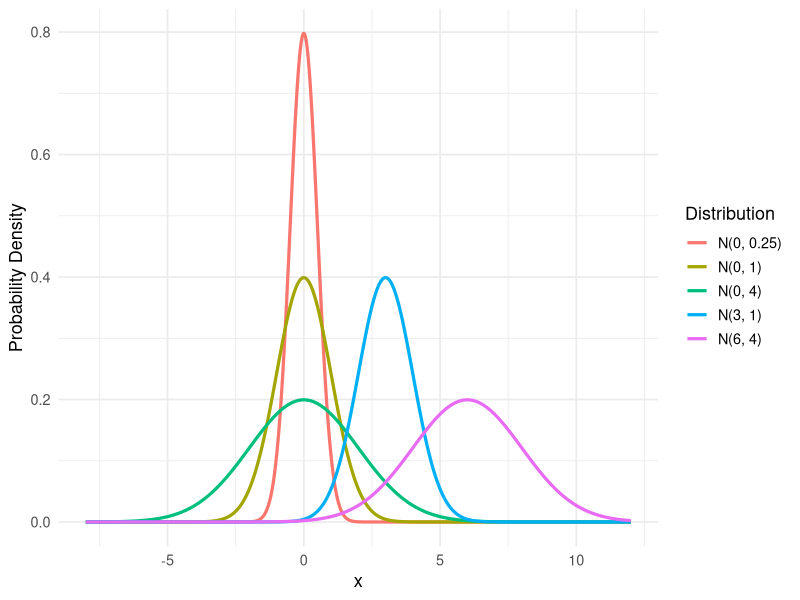
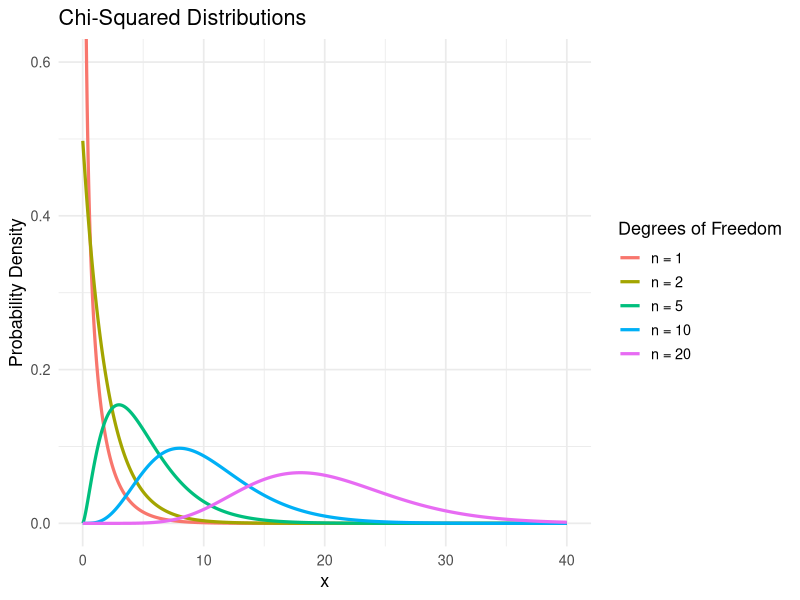
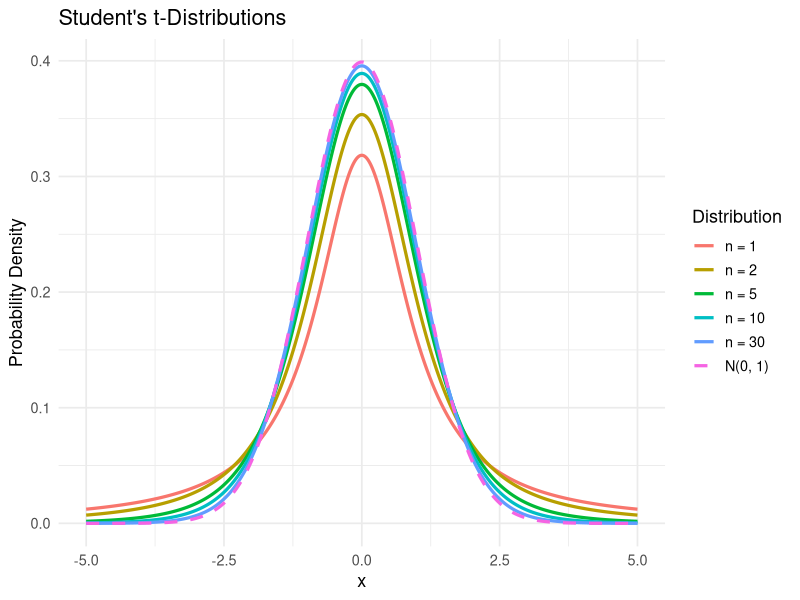
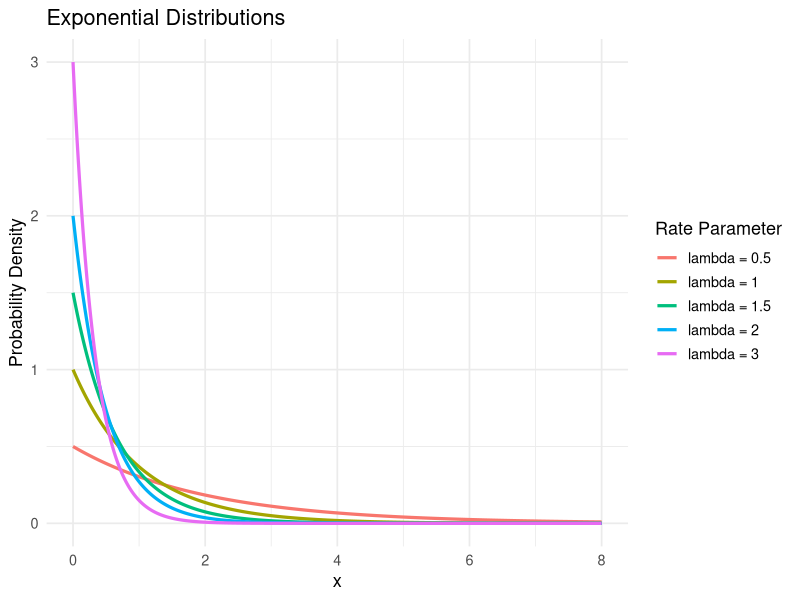
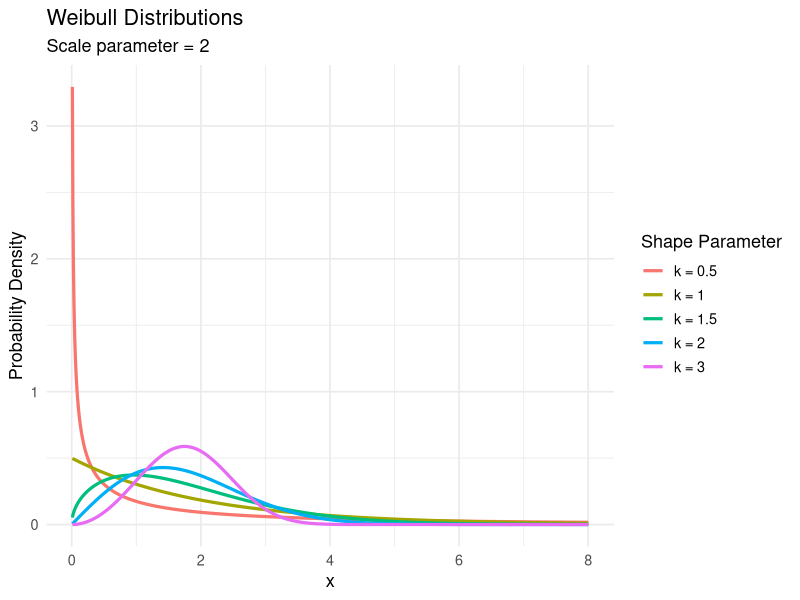

Here is the R script that generated these plots, in order:
## ---- chunk 1
library(ggplot2)

x <- seq(-8, 12, length.out = 1000)

df <- data.frame(
  x = rep(x, 5),
  density = c(
    dnorm(x, mean = 0, sd = 1),
    dnorm(x, mean = 0, sd = 2),
    dnorm(x, mean = 0, sd = 0.5),
    dnorm(x, mean = 3, sd = 1),
    dnorm(x, mean = 6, sd = 2)
  ),
  Distribution = factor(
    rep(c(
      "N(0, 1)",
      "N(0, 4)",
      "N(0, 0.25)",
      "N(3, 1)",
      "N(6, 4)"
    ), each = length(x))
  )
)

p <- ggplot(df, aes(x = x, y = density,
                    color = Distribution)) +
  geom_line(linewidth = 1.1) +
  labs(
    x = "x",
    y = "Probability Density",
    color = "Distribution"
  ) +
  theme_minimal(base_size = 13)

print(p)
## ---- chunk 2
library(ggplot2)

# Range of x-values
x <- seq(0.01, 40, length.out = 1000)

# Chi-squared distributions with df = n
df <- data.frame(
  x = rep(x, 5),
  density = c(
    dchisq(x, df = 1),
    dchisq(x, df = 2),
    dchisq(x, df = 5),
    dchisq(x, df = 10),
    dchisq(x, df = 20)
  ),
  Distribution = factor(
    rep(c(
      "n = 1",
      "n = 2",
      "n = 5",
      "n = 10",
      "n = 20"
    ), each = length(x)),
    levels = c(
      "n = 1",
      "n = 2",
      "n = 5",
      "n = 10",
      "n = 20"
    )
  )
)

# Create plot
p <- ggplot(
  df,
  aes(x = x, y = density, color = Distribution)
) +
  geom_line(linewidth = 1.1) +
  labs(
    title = "Chi-Squared Distributions",
    x = "x",
    y = "Probability Density",
    color = "Degrees of Freedom"
  ) +
  coord_cartesian(ylim = c(0, 0.6)) +
  theme_minimal(base_size = 13)

# Display plot
print(p)
## ---- chunk 3
library(ggplot2)

# Range of x-values
x <- seq(-5, 5, length.out = 1000)

# t-distributions with df = n
df <- data.frame(
  x = rep(x, 6),
  density = c(
    dt(x, df = 1),
    dt(x, df = 2),
    dt(x, df = 5),
    dt(x, df = 10),
    dt(x, df = 30),
    dnorm(x, mean = 0, sd = 1)
  ),
  Distribution = factor(
    rep(c(
      "n = 1",
      "n = 2",
      "n = 5",
      "n = 10",
      "n = 30",
      "N(0, 1)"
    ), each = length(x)),
    levels = c(
      "n = 1",
      "n = 2",
      "n = 5",
      "n = 10",
      "n = 30",
      "N(0, 1)"
    )
  )
)

# Create plot
p <- ggplot(
  df,
  aes(x = x, y = density,
      color = Distribution,
      linetype = Distribution)
) +
  geom_line(linewidth = 1.1) +
  scale_linetype_manual(
    values = c(
      "solid", "solid", "solid",
      "solid", "solid", "dashed"
    )
  ) +
  labs(
    title = "Student's t-Distributions",
    x = "x",
    y = "Probability Density",
    color = "Distribution",
    linetype = "Distribution"
  ) +
  theme_minimal(base_size = 13)

# Display plot
print(p)
## ---- chunk 4
library(ggplot2)

# Range of x-values
x <- seq(0, 8, length.out = 1000)

# Exponential distributions with different rates
df <- data.frame(
  x = rep(x, 5),
  density = c(
    dexp(x, rate = 0.5),
    dexp(x, rate = 1),
    dexp(x, rate = 1.5),
    dexp(x, rate = 2),
    dexp(x, rate = 3)
  ),
  Distribution = factor(
    rep(c(
      "lambda = 0.5",
      "lambda = 1",
      "lambda = 1.5",
      "lambda = 2",
      "lambda = 3"
    ), each = length(x)),
    levels = c(
      "lambda = 0.5",
      "lambda = 1",
      "lambda = 1.5",
      "lambda = 2",
      "lambda = 3"
    )
  )
)

# Create plot
p <- ggplot(
  df,
  aes(x = x, y = density, color = Distribution)
) +
  geom_line(linewidth = 1.1) +
  labs(
    title = "Exponential Distributions",
    x = "x",
    y = "Probability Density",
    color = "Rate Parameter"
  ) +
  theme_minimal(base_size = 13)

# Display plot
print(p)
## ---- chunk 5
library(ggplot2)

# Range of x-values
x <- seq(0.01, 8, length.out = 1000)

# Weibull distributions with different shapes
df <- data.frame(
  x = rep(x, 5),
  density = c(
    dweibull(x, shape = 0.5, scale = 2),
    dweibull(x, shape = 1, scale = 2),
    dweibull(x, shape = 1.5, scale = 2),
    dweibull(x, shape = 2, scale = 2),
    dweibull(x, shape = 3, scale = 2)
  ),
  Distribution = factor(
    rep(c(
      "k = 0.5",
      "k = 1",
      "k = 1.5",
      "k = 2",
      "k = 3"
    ), each = length(x)),
    levels = c(
      "k = 0.5",
      "k = 1",
      "k = 1.5",
      "k = 2",
      "k = 3"
    )
  )
)

# Create plot
p <- ggplot(
  df,
  aes(x = x, y = density, color = Distribution)
) +
  geom_line(linewidth = 1.1) +
  labs(
    title = "Weibull Distributions",
    subtitle = "Scale parameter = 2",
    x = "x",
    y = "Probability Density",
    color = "Shape Parameter"
  ) +
  theme_minimal(base_size = 13)

# Display plot
print(p)
